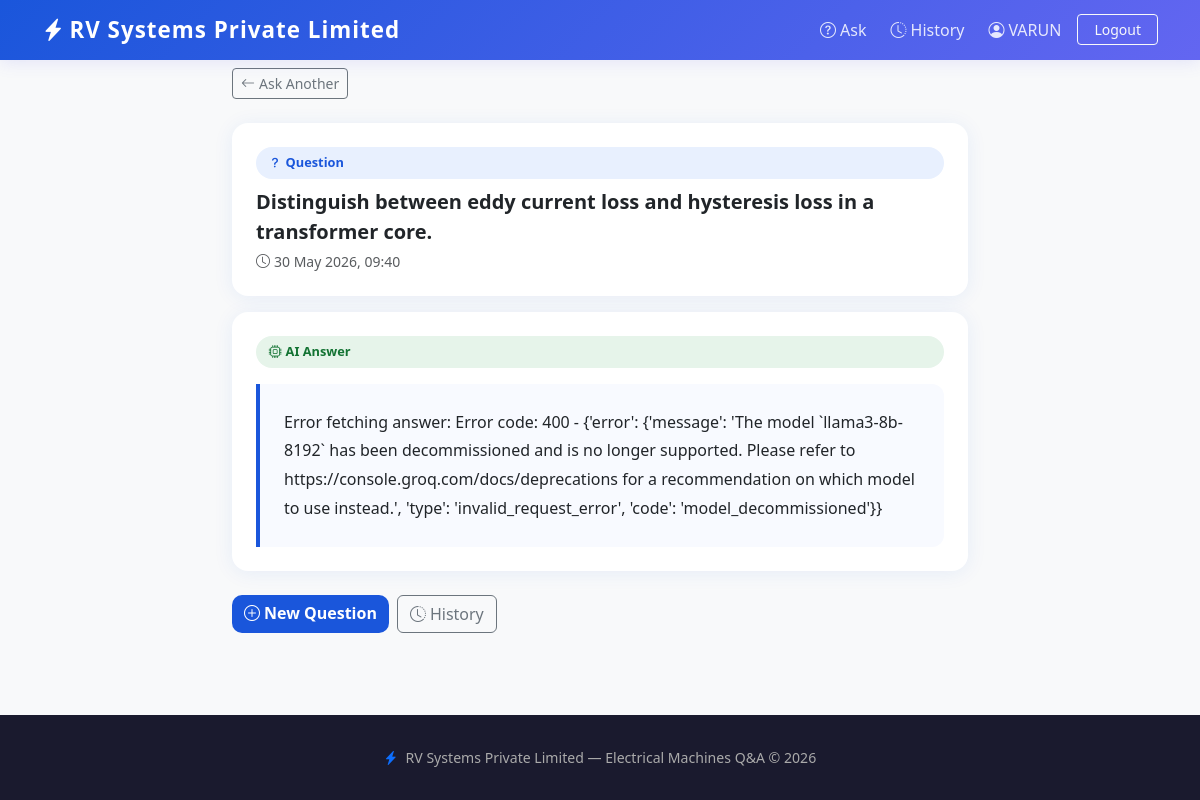
The app's page /question/1/ (signed in) with its own data.
### qa/models.py (models this page shows, shortened)
class Question(models.Model):
    user = models.ForeignKey(User, on_delete=models.CASCADE, related_name='questions')
    question = models.TextField()
    answer = models.TextField(blank=True, default='')
    created_at = models.DateTimeField(auto_now_add=True)
    class Meta:
        ordering = ['-created_at']

### qa/views.py (the view)
# urls.py: path('question/<int:pk>/', views.question_detail, name='question_detail'),
@login_required
def question_detail(request, pk):
    question = get_object_or_404(Question, pk=pk, user=request.user)
    return render(request, 'qa/question_detail.html', {'question': question})

### templates/qa/question_detail.html (shortened to what this page needs)
{% extends 'qa/base.html' %}
{% block content %}
<div class="container py-2">
  <div class="row justify-content-center">
    <div class="col-lg-8">
      <a href="{% url 'ask' %}" class="btn btn-outline-secondary btn-sm mb-4">
        <i class="bi bi-arrow-left me-1"></i>Ask Another
      </a>
      <div class="card p-4 mb-3">
        <span class="badge-q mb-2 d-inline-block">
          <i class="bi bi-question-lg me-1"></i>Question
        </span>
        <p class="fw-semibold fs-5 mb-1">{{ question.question }}</p>
        <small class="text-muted">
          <i class="bi bi-clock me-1"></i>{{ question.created_at|date:"d M Y, H:i" }}
        </small>
      </div>
      <div class="card p-4 mb-4">
        <span class="badge-ai mb-3 d-inline-block">
          <i class="bi bi-cpu me-1"></i>AI Answer
        </span>
        <div class="answer-box">{{ question.answer }}</div>
      </div>
      <div class="d-flex gap-2">
        <a href="{% url 'ask' %}" class="btn btn-primary">
          <i class="bi bi-plus-circle me-1"></i>New Question
        </a>
        <a href="{% url 'history' %}" class="btn btn-outline-secondary">
          <i class="bi bi-clock-history me-1"></i>History
        </a>
      </div>
    </div>
  </div>
</div>
{% endblock %}

### templates/qa/base.html (shortened to what this page needs)
<!DOCTYPE html>
<html lang="en">
<head>
  <link href="https://cdn.jsdelivr.net/npm/bootstrap@5.3.0/dist/css/bootstrap.min.css" rel="stylesheet">
  <link href="https://cdn.jsdelivr.net/npm/bootstrap-icons@1.11.0/font/bootstrap-icons.css" rel="stylesheet">
</head>
<body class="bg-light d-flex flex-column min-vh-100">
<nav class="navbar navbar-expand-lg navbar-dark">
  <div class="container">
    <a class="navbar-brand text-white" href="{% url 'home' %}">
      <i class="bi bi-lightning-charge-fill me-1"></i>RV Systems Private Limited
    </a>
    <div class="collapse navbar-collapse" id="nav">
      <ul class="navbar-nav ms-auto align-items-lg-center gap-2">
        {% if user.is_authenticated %}
          <li class="nav-item">
            <a class="nav-link" href="{% url 'ask' %}">
              <i class="bi bi-question-circle me-1"></i>Ask
            </a>
          </li>
          <li class="nav-item">
            <a class="nav-link" href="{% url 'history' %}">
              <i class="bi bi-clock-history me-1"></i>History
            </a>
          </li>
          <li class="nav-item">
            <span class="nav-link text-white-50">
              <i class="bi bi-person-circle me-1"></i>{{ user.username }}
            </span>
          </li>
          <li class="nav-item">
            <a class="btn btn-outline-light btn-sm px-3"
               href="{% url 'logout' %}">Logout</a>
          </li>
        {% endif %}
      </ul>
    </div>
  </div>
</nav>
<div class="flex-grow-1">
  {% block content %}{% endblock %}
</div>
<footer>
  <div class="container text-center ">
    <p class="mb-0">
      <i class="bi bi-lightning-charge-fill text-primary me-1"></i>
      RV Systems Private Limited — Electrical Machines Q&A &copy; 2026
    </p>
  </div>
</footer>
</body>
</html>

### templates/qa/base.html (style rules this page uses)
body { background: #f0f4ff; font-family: 'Segoe UI', sans-serif; }
.navbar-brand { font-weight: 800; font-size: 1.4rem; letter-spacing: 1px; }
.navbar { background: linear-gradient(135deg, #1a56db, #6366f1); box-shadow: 0 2px 16px rgba(99,102,241,0.15); }
.card { border: none; border-radius: 16px; box-shadow: 0 2px 20px rgba(26,86,219,0.08); }
.btn-primary { background: #1a56db; border: none; border-radius: 10px; font-weight: 600; }
.answer-box { background: #f8faff; border-left: 4px solid #1a56db; border-radius: 0 12px 12px 0; padding: 1.5rem; white-space: pre-wrap; line-height: 1.8; }
.badge-q { background: #e8f0fe; color: #1a56db; font-size: .8rem; padding: .4rem .8rem; border-radius: 20px; font-weight: 600; }
.badge-ai { background: #e6f4ea; color: #137333; font-size: .8rem; padding: .4rem .8rem; border-radius: 20px; font-weight: 600; }
.nav-link { color: rgba(255,255,255,0.85) !important; font-weight: 500; }
footer { background: #1a1a2e; color: #aaa; padding: 2rem 0; margin-top: 4rem; font-size: .88rem; }

### records on screen
Question: question "Distinguish between eddy current loss and hysteresis loss in a transformer core.", created_at "30 May 2026, 09:40", answer "Error fetching answer: Error code: 400 - {'error': {'message': 'The model `llama3-8b-8192` has been decommissioned and is no longer supported. Please refer to https://console.groq.com/docs/deprecations for a recommendation on which model to use instead.', 'type': 'invalid_request_error', 'code': 'model_decommissioned'}}"

### other values on screen
{{ user.username }} "VARUN"
